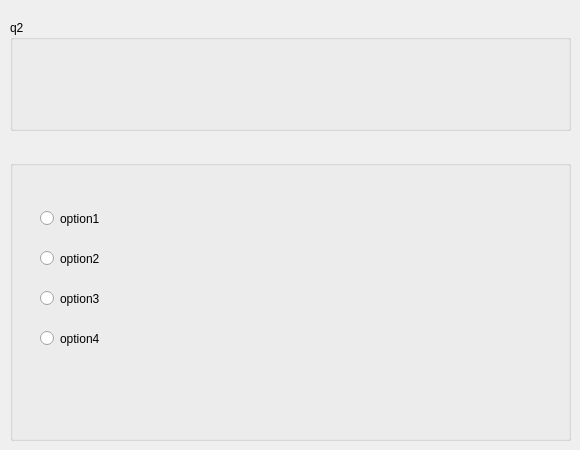
    <widget class="QWidget" name="page_2">
     <widget class="QGroupBox" name="groupBox">
      <property name="geometry">
       <rect>
        <x>10</x>
        <y>20</y>
        <width>561</width>
        <height>111</height>
       </rect>
      </property>
      <property name="title">
       <string>q2</string>
      </property>
      <widget class="QLabel" name="questionLabel_2">
       <property name="geometry">
        <rect>
         <x>10</x>
         <y>10</y>
         <width>541</width>
         <height>91</height>
        </rect>
       </property>
       <property name="text">
        <string/>
       </property>
      </widget>
     </widget>
     <widget class="QGroupBox" name="groupBox_2">
      <property name="geometry">
       <rect>
        <x>10</x>
        <y>160</y>
        <width>561</width>
        <height>281</height>
       </rect>
      </property>
      <property name="title">
       <string/>
      </property>
      <widget class="QRadioButton" name="option1">
       <property name="geometry">
        <rect>
         <x>30</x>
         <y>50</y>
         <width>82</width>
         <height>17</height>
        </rect>
       </property>
       <property name="text">
        <string>option1</string>
       </property>
      </widget>
      <widget class="QRadioButton" name="option2">
       <property name="geometry">
        <rect>
         <x>30</x>
         <y>90</y>
         <width>82</width>
         <height>17</height>
        </rect>
       </property>
       <property name="text">
        <string>option2</string>
       </property>
      </widget>
      <widget class="QRadioButton" name="option3">
       <property name="geometry">
        <rect>
         <x>30</x>
         <y>130</y>
         <width>82</width>
         <height>17</height>
        </rect>
       </property>
       <property name="text">
        <string>option3</string>
       </property>
      </widget>
      <widget class="QRadioButton" name="option4">
       <property name="geometry">
        <rect>
         <x>30</x>
         <y>170</y>
         <width>82</width>
         <height>17</height>
        </rect>
       </property>
       <property name="text">
        <string>option4</string>
       </property>
      </widget>
      <widget class="QLabel" name="answer1">
       <property name="geometry">
        <rect>
         <x>40</x>
         <y>70</y>
         <width>47</width>
         <height>13</height>
        </rect>
       </property>
       <property name="text">
        <string/>
       </property>
      </widget>
      <widget class="QLabel" name="answer2">
       <property name="geometry">
        <rect>
         <x>40</x>
         <y>190</y>
         <width>47</width>
         <height>13</height>
        </rect>
       </property>
       <property name="text">
        <string/>
       </property>
      </widget>
      <widget class="QLabel" name="answer3">
       <property name="geometry">
        <rect>
         <x>40</x>
         <y>150</y>
         <width>47</width>
         <height>13</height>
        </rect>
       </property>
       <property name="text">
        <string/>
       </property>
      </widget>
      <widget class="QLabel" name="answer4">
       <property name="geometry">
        <rect>
         <x>40</x>
         <y>110</y>
         <width>47</width>
         <height>13</height>
        </rect>
       </property>
       <property name="text">
        <string/>
       </property>
      </widget>
     </widget>
    </widget>
